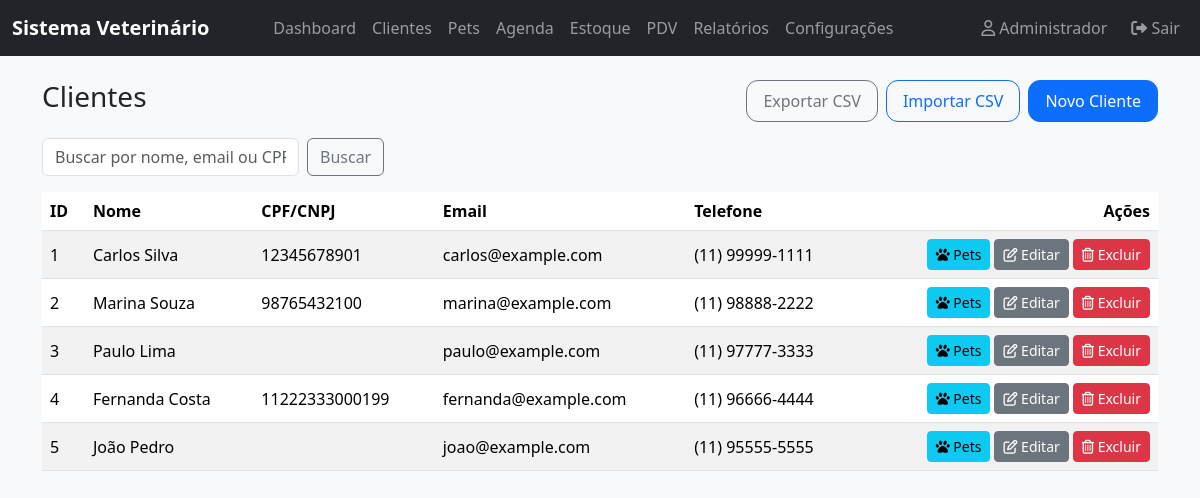
Screenshot of /public/clients (signed in) with the database file from the repository.
### tables this page shows
CREATE TABLE `clients` (
  `id` INT UNSIGNED NOT NULL AUTO_INCREMENT,
  `name` VARCHAR(100) NOT NULL,
  `cpf_cnpj` VARCHAR(20) DEFAULT NULL,
  `email` VARCHAR(100) DEFAULT NULL,
  `phone` VARCHAR(20) DEFAULT NULL,
  `address` VARCHAR(255) DEFAULT NULL,
  `created_at` TIMESTAMP NOT NULL DEFAULT CURRENT_TIMESTAMP,
  `updated_at` TIMESTAMP NOT NULL DEFAULT CURRENT_TIMESTAMP ON UPDATE CURRENT_TIMESTAMP,
  PRIMARY KEY (`id`),
  UNIQUE KEY `cpf_cnpj_unique` (`cpf_cnpj`),
  KEY `idx_name` (`name`)
);

### src/controllers/ClientsController.php (called while the page is built, shortened)
<?php
require_once __DIR__ . '/../models/ClientModel.php';
class ClientsController {
    public static function index(): void {
        $q = sanitize_string($_GET['q'] ?? '');
        [$clients, $total] = ClientModel::paginate($q, 50, 0);
        render('clients/index', compact('clients', 'q', 'total'));
    }
}

### public/index.php (called while the page is built)
<?php
require_once __DIR__ . '/../router.php';

### src/helpers/security.php (called while the page is built, shortened)
<?php
function e($value): string {
    if ($value === null) {
        return '';
    }
    return htmlspecialchars((string)$value, ENT_QUOTES | ENT_SUBSTITUTE, 'UTF-8');
}

### src/models/ClientModel.php (called while the page is built, shortened)
<?php
class ClientModel {
    public static function paginate(string $q = '', int $limit = 20, int $offset = 0): array {
        $pdo = DB::getConnection();
        $where = '';
        $params = [];
        $stmt = $pdo->prepare("SELECT SQL_CALC_FOUND_ROWS * FROM clients $where ORDER BY created_at DESC LIMIT :limit OFFSET :offset");
        $stmt->bindValue(':limit', $limit, PDO::PARAM_INT);
        $stmt->bindValue(':offset', $offset, PDO::PARAM_INT);
        $stmt->execute();
        $rows = $stmt->fetchAll();
        $total = (int)$pdo->query('SELECT FOUND_ROWS()')->fetchColumn();
        return [$rows, $total];
    }
}

### src/views/clients/index.php (the view, shortened to what this page needs)
<div class="d-flex justify-content-between align-items-center mb-3">
  <h3>Clientes</h3>
  <div class="d-flex gap-2">
    <a class="btn btn-outline-secondary btn-top" href="<?= e(APP_URL) ?>/export/csv">Exportar CSV</a>
    <button class="btn btn-outline-primary btn-top" data-bs-toggle="modal" data-bs-target="#importModal">Importar CSV</button>
    <button class="btn btn-primary btn-top" data-bs-toggle="modal" data-bs-target="#clientModal">Novo Cliente</button>
  </div>
</div>
<form class="row g-2 mb-3" method="get" action="<?= e(APP_URL) ?>/clients">
  <div class="col-auto">
    <input type="text" class="form-control" name="q" placeholder="Buscar por nome, email ou CPF" value="<?= e($q ?? '') ?>">
  </div>
  <div class="col-auto">
    <button class="btn btn-outline-secondary">Buscar</button>
  </div>
</form>
<div class="table-responsive">
<table class="table table-striped table-hover align-middle">
  <thead><tr>
    <th>ID</th><th>Nome</th><th>CPF/CNPJ</th><th>Email</th><th>Telefone</th><th class="text-end">Ações</th>
  </tr></thead>
  <tbody>
    <?php foreach (($clients ?? []) as $c): ?>
      <tr>
        <td><?= e($c['id']) ?></td>
        <td><?= e($c['name']) ?></td>
        <td><?= e($c['cpf_cnpj']) ?></td>
        <td><?= e($c['email']) ?></td>
        <td><?= e($c['phone']) ?></td>
        <td class="text-end">
          <div class="d-inline-flex align-items-center gap-1">
            <a class="btn btn-sm btn-info" href="<?= e(APP_URL) ?>/pets?client_id=<?= e($c['id']) ?>"><i class="fa-solid fa-paw"></i> Pets</a>
            <button class="btn btn-sm btn-secondary" data-bs-toggle="modal" data-bs-target="#clientModalEdit<?= e($c['id']) ?>"><i class="fa-regular fa-pen-to-square"></i> Editar</button>
            <form action="<?= e(APP_URL) ?>/clients/<?= e($c['id']) ?>/delete" method="post" class="d-inline m-0" onsubmit="return confirm('Excluir cliente?');">
              <button class="btn btn-sm btn-danger"><i class="fa-regular fa-trash-can"></i> Excluir</button>
            </form>
          </div>
      </tr>
    <?php endforeach; ?>
  </tbody>
</table>
</div>

### public/assets/css/styles.css (style rules this page uses)
body { background-color: #f8f9fa; }
.btn-top { border-radius: 12px !important; padding: 0.5rem 1rem !important; font-weight: 500; }

### rows the page displays
clients: id "1", name "Carlos Silva", cpf_cnpj "12345678901", email "carlos@example.com", phone "(11) 99999-1111"
clients: id "2", name "Marina Souza", cpf_cnpj "98765432100", email "marina@example.com", phone "(11) 98888-2222"
clients: id "3", name "Paulo Lima", email "paulo@example.com", phone "(11) 97777-3333"
clients: id "4", name "Fernanda Costa", cpf_cnpj "11222333000199", email "fernanda@example.com", phone "(11) 96666-4444"
clients: id "5", name "João Pedro", email "joao@example.com", phone "(11) 95555-5555"

### other values shown
APP_NAME "Sistema Veterinário"
$user['name'] "Administrador"
